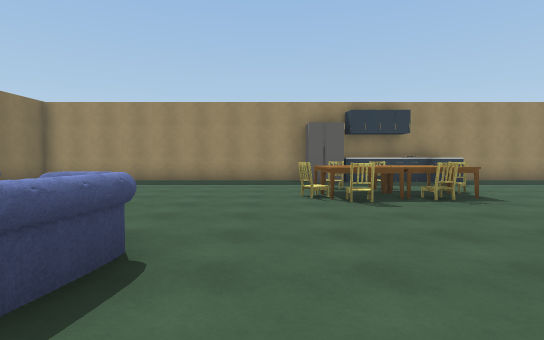
view 1 (above)

18 first-person views from a walk through a scene from a Unity 3-D project. The camera is 1.4 m above the floor, tilts 2° down and sees 80° across. The floor is counted in squares, 2 m on a side. Each view is taken from the middle of a square. On the plan, view 1 faces up. The plan holds only what a view shows up to about 10 squares ahead; the rest is blank. The place goes on beyond the plan. Door leaves are left out, so doorways stand open. Some surface patterns are stand-ins.

view 2
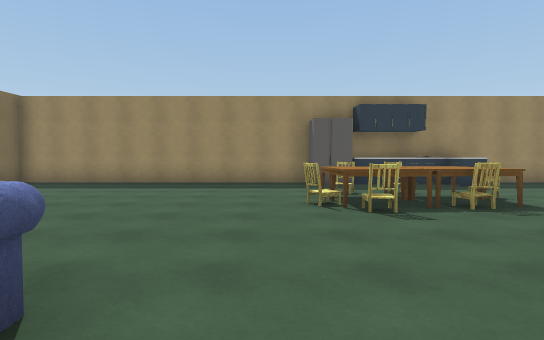

view 3
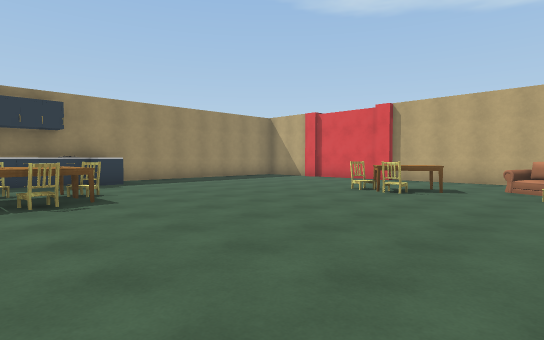

view 4
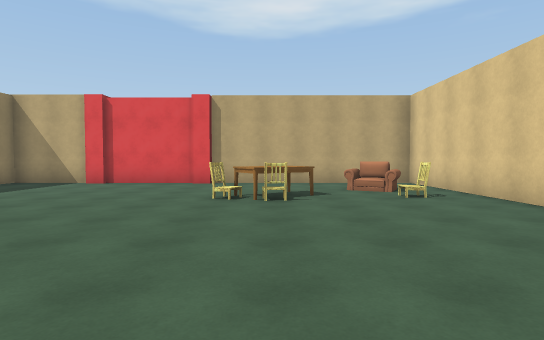

view 5
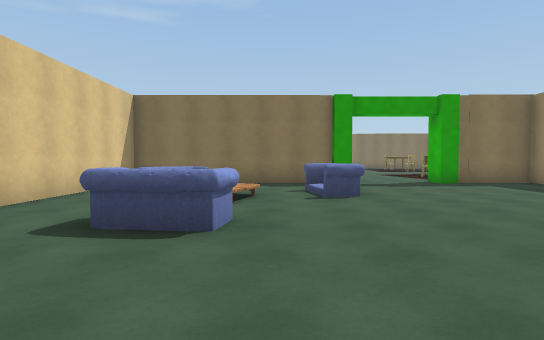

view 6
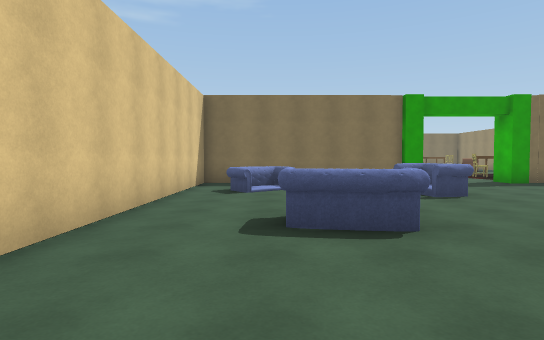

view 7
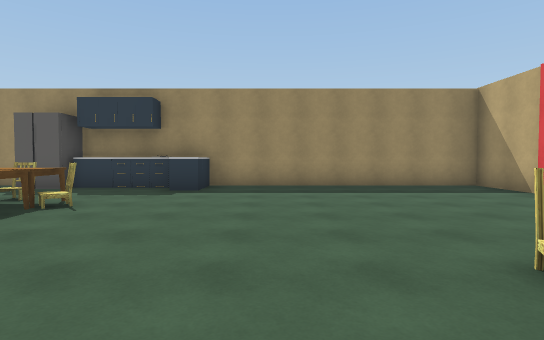

view 8
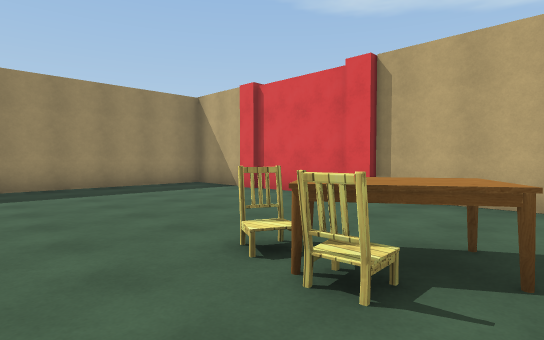

view 9
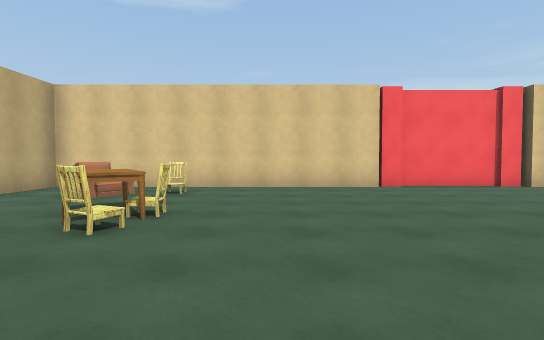

view 10
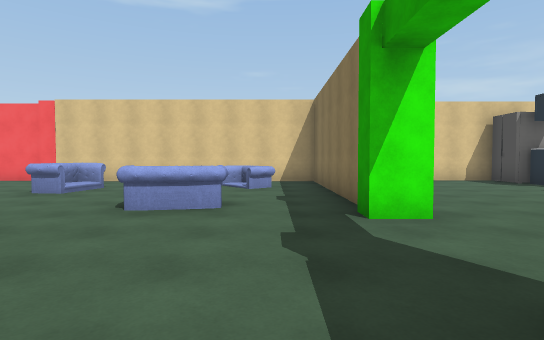

view 11
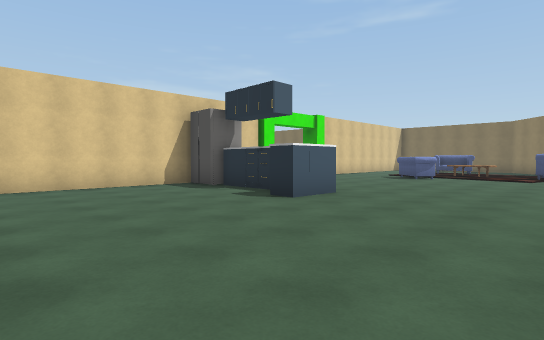

view 12
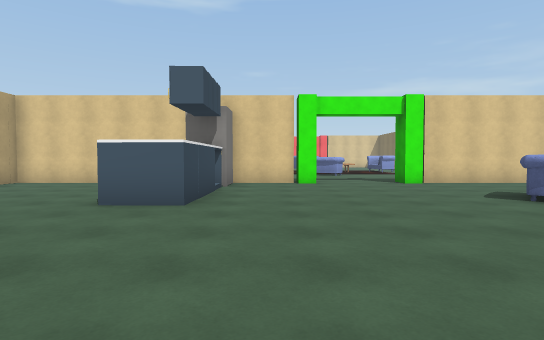

view 13
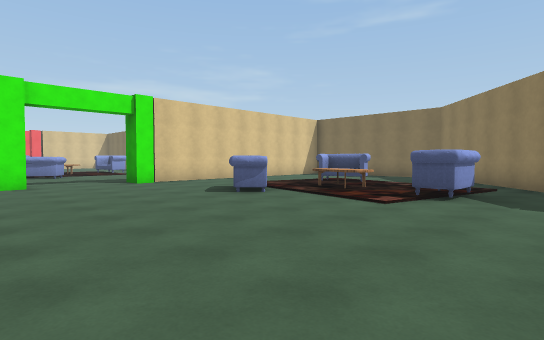

view 14
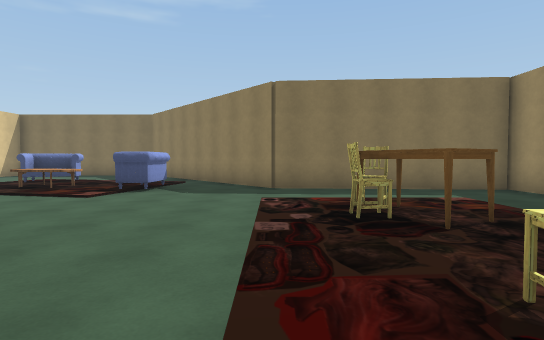

view 15
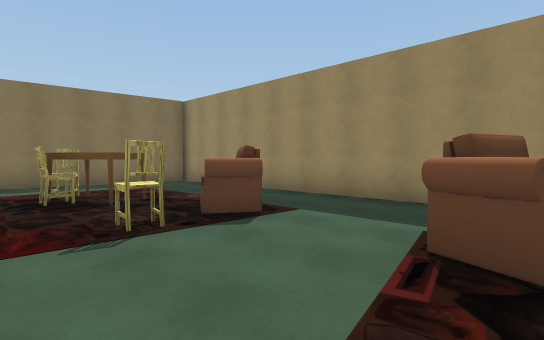

view 16
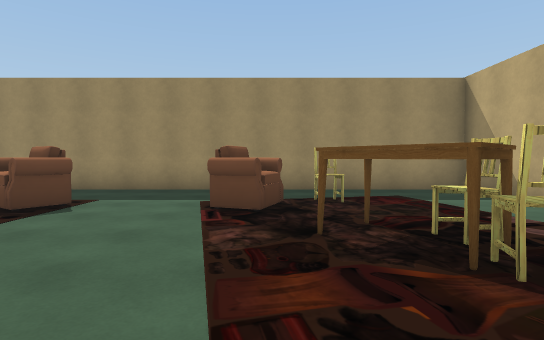

view 17
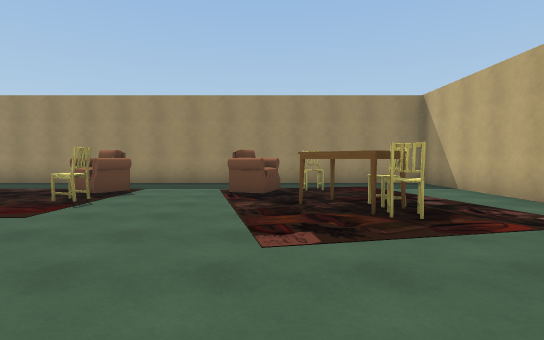

view 18
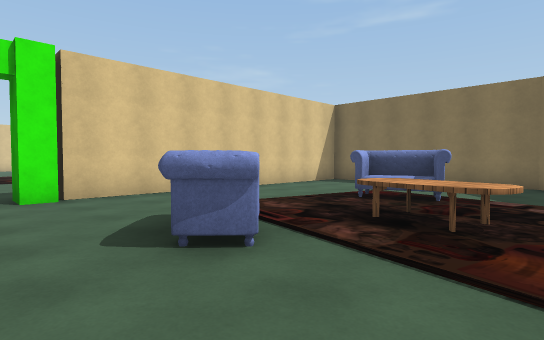

### Floor plan
Ten units are one square. View 1 is at (0, 0); x grows to the right and y downward. Boxes are objects, and circles mark ways between rooms. Rooms are numbered by the first view taken in them; rooms with no view inside come last. Other rooms are left out.
<svg viewBox="-278 -148 406 173">
<path fill="none" stroke="#000" d="M44 9 123 9 123 -48M36 11 42 11M13 13 38 13M6 11 12 11M121 -48 121 -52M123 -53 123 -78M121 -76 121 -82M123 -83 123 -104 -73 -104 -73 -78M-73 -53 -73 9 6 9 6 14M-131 -7 -132 0M-164 11 -158 11M-156 13 -139 13M-194 11 -188 11M-79 -53 -73 -53M-122 13 -77 13 -77 6M-73 -78 -79 -78M-77 -101 -77 -143 -212 -143 -216 -90 -256 -56M-273 -41 -273 -21M-259 13 -194 13"/>
<rect x="-65" y="-15" width="20" height="20" fill="#bbb"><title>sofa</title></rect>
<rect x="-55" y="-45" width="20" height="10" fill="#bbb"><title>sofa</title></rect>
<rect x="-25" y="-25" width="20" height="20" fill="#bbb"><title>sofa</title></rect>
<rect x="5" y="-55" width="10" height="10" fill="#bbb"><title>chair</title></rect>
<rect x="5" y="-65" width="10" height="10" fill="#bbb"><title>chair</title></rect>
<rect x="5" y="-75" width="10" height="10" fill="#bbb"><title>table</title></rect>
<rect x="5" y="-105" width="20" height="10" fill="#bbb"><title>fridge</title></rect>
<rect x="15" y="-65" width="10" height="10" fill="#bbb"><title>table</title></rect>
<rect x="15" y="-75" width="20" height="10" fill="#bbb"><title>table</title></rect>
<rect x="15" y="-85" width="10" height="10" fill="#bbb"><title>chair</title></rect>
<rect x="25" y="-55" width="10" height="10" fill="#bbb"><title>chair</title></rect>
<rect x="25" y="-65" width="10" height="10" fill="#bbb"><title>table</title></rect>
<rect x="25" y="-85" width="10" height="10" fill="#bbb"><title>chair</title></rect>
<rect x="25" y="-105" width="10" height="10" fill="#bbb"><title>cabinet</title></rect>
<rect x="35" y="-75" width="10" height="10" fill="#bbb"><title>chair</title></rect>
<rect x="35" y="-105" width="10" height="10" fill="#bbb"><title>cabinet</title></rect>
<rect x="45" y="-95" width="10" height="10" fill="#bbb"><title>cabinet</title></rect>
<rect x="45" y="-105" width="10" height="10" fill="#bbb"><title>cabinet</title></rect>
<rect x="75" y="-35" width="10" height="10" fill="#bbb"><title>chair</title></rect>
<rect x="85" y="-5" width="10" height="10" fill="#bbb"><title>chair</title></rect>
<rect x="85" y="-35" width="10" height="10" fill="#bbb"><title>table</title></rect>
<rect x="85" y="-45" width="10" height="10" fill="#bbb"><title>chair</title></rect>
<rect x="95" y="-15" width="20" height="20" fill="#bbb"><title>sofa</title></rect>
<rect x="-245" y="-35" width="20" height="20" fill="#bbb"><title>sofa</title></rect>
<rect x="-225" y="-45" width="20" height="20" fill="#bbb"><title>table</title></rect>
<rect x="-225" y="-65" width="20" height="10" fill="#bbb"><title>sofa</title></rect>
<rect x="-205" y="-35" width="10" height="20" fill="#bbb"><title>sofa</title></rect>
<rect x="-195" y="-105" width="10" height="10" fill="#bbb"><title>chair</title></rect>
<rect x="-185" y="-105" width="10" height="10" fill="#bbb"><title>chair</title></rect>
<rect x="-185" y="-115" width="10" height="10" fill="#bbb"><title>table</title></rect>
<rect x="-165" y="-125" width="20" height="10" fill="#bbb"><title>sofa</title></rect>
<rect x="-155" y="-105" width="10" height="10" fill="#bbb"><title>chair</title></rect>
<rect x="-135" y="5" width="10" height="10" fill="#bbb"><title>fridge</title></rect>
<rect x="-135" y="-15" width="10" height="10" fill="#bbb"><title>cabinet</title></rect>
<rect x="-135" y="-25" width="10" height="10" fill="#bbb"><title>cabinet</title></rect>
<rect x="-135" y="-35" width="10" height="10" fill="#bbb"><title>cabinet</title></rect>
<rect x="-125" y="-125" width="10" height="10" fill="#bbb"><title>sofa</title></rect>
<rect x="-115" y="-105" width="10" height="10" fill="#bbb"><title>table</title></rect>
<rect x="-115" y="-125" width="10" height="10" fill="#bbb"><title>chair</title></rect>
<rect x="-105" y="-95" width="10" height="10" fill="#bbb"><title>chair</title></rect>
<rect x="-105" y="-105" width="10" height="10" fill="#bbb"><title>chair</title></rect>
<circle cx="-70" cy="-65" r="3" fill="#2a7"/>
<text x="30" y="-50">1</text>
<text x="-160" y="-60">2</text>
</svg>
Room 1 opens to room 2.

Where each view was taken, in squares from view 1:
view 1: 0 up, 0 right, facing up
view 2: 1 up, 0 right, facing up
view 3: 0 up, 2 right, facing up-right
view 4: 3 up, 3 right, facing right
view 5: 3 up, 2 right, facing left
view 6: 1 up, 2 right, facing left
view 7: 2 up, 7 right, facing up
view 8: 2 up, 7 right, facing up-right
view 9: 7 up, 7 right, facing down
view 10: 9 up, 6 left, facing down
view 11: 7 up, 8 left, facing down-left
view 12: 8 up, 15 left, facing down
view 13: 8 up, 15 left, facing down-left
view 14: 9 up, 14 left, facing left
view 15: 9 up, 12 left, facing up-left
view 16: 7 up, 12 left, facing up
view 17: 5 up, 12 left, facing up
view 18: 5 up, 18 left, facing down-left
